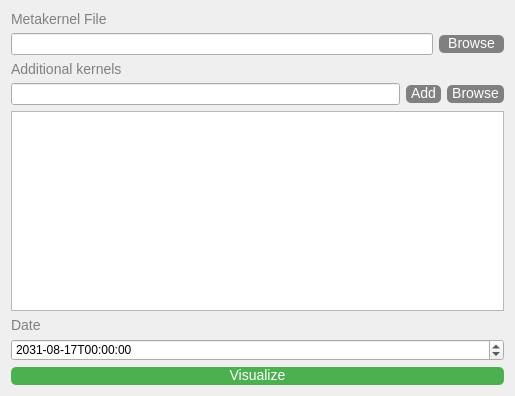
<?xml version="1.0" encoding="UTF-8"?>
<ui version="4.0">
 <class>mkLoaderWidget</class>
 <widget class="QWidget" name="mkLoaderWidget">
  <property name="geometry">
   <rect>
    <x>0</x>
    <y>0</y>
    <width>515</width>
    <height>396</height>
   </rect>
  </property>
  <property name="windowTitle">
   <string>Basic Scene</string>
  </property>
  <property name="styleSheet">
   <string notr="true">QPushButton {
    background-color: #4CAF50;
    color:white;
    font-size:14px;
    border:none;
    border-radius:5px;
    padding-right: 5px;
    padding-left: 5px;
    padding-bottom: 2px;
}

QPushButton:hover {
    background-color: #45a049;
}

QPushButton:pressed {
    background-color: #367c39;
}

QLabel {
    font-size: 14px;
    color: gray;
}</string>
  </property>
  <layout class="QVBoxLayout" name="verticalLayout">
   <item>
    <widget class="QLabel" name="label">
     <property name="text">
      <string>Metakernel File</string>
     </property>
    </widget>
   </item>
   <item>
    <layout class="QHBoxLayout" name="horizontalLayout">
     <item>
      <widget class="QLineEdit" name="mkInput"/>
     </item>
     <item>
      <widget class="QPushButton" name="mkButton">
       <property name="sizeIncrement">
        <size>
         <width>3</width>
         <height>3</height>
        </size>
       </property>
       <property name="styleSheet">
        <string notr="true">QPushButton {
	background-color: gray;
}</string>
       </property>
       <property name="text">
        <string> Browse </string>
       </property>
      </widget>
     </item>
    </layout>
   </item>
   <item>
    <widget class="QLabel" name="label_2">
     <property name="text">
      <string>Additional kernels</string>
     </property>
    </widget>
   </item>
   <item>
    <layout class="QHBoxLayout" name="horizontalLayout_4">
     <item>
      <widget class="QLineEdit" name="extraInput"/>
     </item>
     <item>
      <widget class="QPushButton" name="extraAddButton">
       <property name="styleSheet">
        <string notr="true">QPushButton {
	background-color: gray;
}</string>
       </property>
       <property name="text">
        <string>Add</string>
       </property>
      </widget>
     </item>
     <item>
      <widget class="QPushButton" name="extraBrowseButton">
       <property name="styleSheet">
        <string notr="true">QPushButton {
	background-color: gray;
}</string>
       </property>
       <property name="text">
        <string>Browse</string>
       </property>
      </widget>
     </item>
    </layout>
   </item>
   <item>
    <widget class="QListWidget" name="extraList"/>
   </item>
   <item>
    <widget class="QLabel" name="label_3">
     <property name="text">
      <string>Date</string>
     </property>
    </widget>
   </item>
   <item>
    <widget class="QDateTimeEdit" name="dateTimeEdit">
     <property name="dateTime">
      <datetime>
       <hour>0</hour>
       <minute>0</minute>
       <second>0</second>
       <year>2031</year>
       <month>8</month>
       <day>17</day>
      </datetime>
     </property>
     <property name="date">
      <date>
       <year>2031</year>
       <month>8</month>
       <day>17</day>
      </date>
     </property>
     <property name="maximumDateTime">
      <datetime>
       <hour>21</hour>
       <minute>59</minute>
       <second>57</second>
       <year>2035</year>
       <month>12</month>
       <day>30</day>
      </datetime>
     </property>
     <property name="minimumDateTime">
      <datetime>
       <hour>20</hour>
       <minute>0</minute>
       <second>0</second>
       <year>2023</year>
       <month>4</month>
       <day>13</day>
      </datetime>
     </property>
     <property name="displayFormat">
      <string>yyyy-MM-ddTHH:mm:ss</string>
     </property>
     <property name="timeSpec">
      <enum>Qt::UTC</enum>
     </property>
    </widget>
   </item>
   <item>
    <layout class="QHBoxLayout" name="horizontalLayout_3">
     <item>
      <widget class="QPushButton" name="visualizeButton">
       <property name="text">
        <string>Visualize</string>
       </property>
      </widget>
     </item>
    </layout>
   </item>
  </layout>
 </widget>
 <tabstops>
  <tabstop>mkInput</tabstop>
  <tabstop>mkButton</tabstop>
 </tabstops>
 <resources/>
 <connections/>
</ui>
